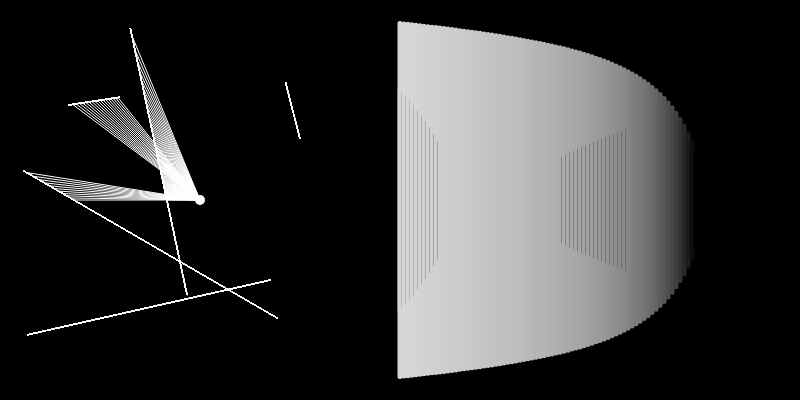
Frame 1 (no input)
Frame 60 (no input): identical to frame 1, image omitted
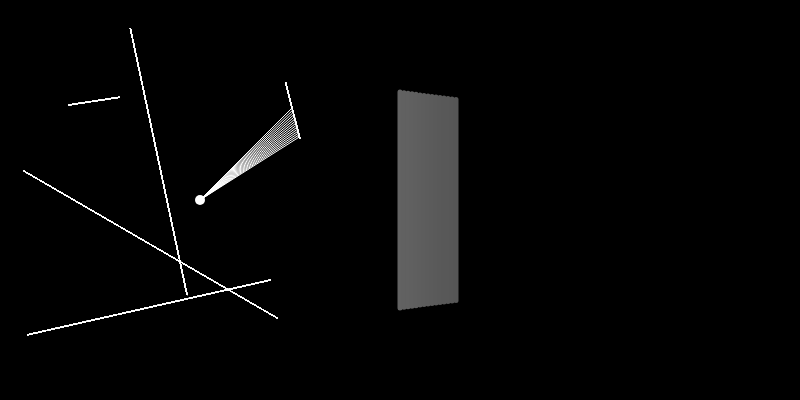
Frame 120 (the mouse pressed at the canvas centre since frame 60)

The p5.js sketch that drew these frames (run headless with seeded random() and noise() and a simulated clock; from frame 60 on, the mouse is pressed at the canvas centre):

// p5.js sketch
// ── sketch.js
let rays = [];
let renderLines = [];

let numOfRays = 100;
let maxRenderDist = 1000;
let distToDisplay = 200;
let fadeDist = 150;
let fov;

let player;
let walls = [];

function setup() {
  createCanvas(800, 400);
  frameRate(30);

  fov = PI/2;
  //Create the rays and render lines
  for (let i = 0; i < numOfRays; i++){
    rays.push( new Ray(100,100, maxRenderDist, (i*(fov))/numOfRays));
    renderLines.push(new LineSegment(i*width/(2*numOfRays) + width/2,0,i*width/(2*numOfRays) + width/2,height));
  }
  //Create the walls
  for (let i = 0; i < 5; i++){
    walls.push(new LineSegment(random(width/2),random(height),random(width/2),random(height),random(255)));
  }
  player = new Player(200,200,-5,20);
}

function draw() {
  background(0);
  player.update();
  render();
}

function render(){
  for (let i = 0; i < numOfRays; i++){
    let curRay = rays[i];
    curRay.dir = curRay.startDir + player.lookDir() - fov/2;
    curRay.length = maxRenderDist;
    curRay.updatePos(player.pos);

    for (let wall of walls){
      stroke(255);
      wall.show(1);

      let collidePoint = curRay.collide(wall);
      if(collidePoint != null){
        //Fix this, SQRT isnt perticularly efficient
        let length = sqrt(pow(player.pos.x - collidePoint.x, 2) + pow(player.pos.y - collidePoint.y, 2));
        if(length < curRay.length){
          line(player.pos.x, player.pos.y, collidePoint.x, collidePoint.y);
          curRay.length = length;
          //Maps ray length to camera plane
          length = length * sin((PI/2)-curRay.startDir + (fov/2));
          //Render the length as a line
          renderLines[i].y1 = map (length, 0, distToDisplay, 0, height/2);
          renderLines[i].y2 = map (length, 0, distToDisplay, height, height/2);
          //Fade effect
          stroke(map(length, 0, fadeDist, 255, 0));

          renderLines[i].show(5);
        }
      }
    }
  }
}

//Not a fan of this but not sure how else to do it :(
function keyPressed(){
  player.keyEvent(keyCode, true);
}
function keyReleased(){
  player.keyEvent(keyCode, false);
}

// ── LineSegment.js
//This entire class is just for making math easier.
class LineSegment
{
  constructor (x1,y1,x2,y2){
    this.x1 = x1;
    this.y1 = y1;
    this.x2 = x2;
    this.y2 = y2;
  }

  show (w){
    strokeWeight(w);
    line(this.x1, this.y1, this.x2, this.y2);
  }
}

// ── Player.js
class Player
{
 constructor (x,y,speed){
   this.pos = createVector(x,y);
   this.speed = speed;
   this.moveDir = createVector(0,0);
 }
  update(){
    this.movement();
    this.show();
  }
  show(){
    strokeWeight(10);
    stroke(255);
    point (this.pos.x, this.pos.y);
  }
  movement(){
    this.pos.x += this.moveDir.x * this.speed;
    this.pos.y += this.moveDir.y * this.speed;
  }
  keyEvent(k, pr){
    switch(k){
      case UP_ARROW:
        pr ? this.moveDir.y += 1 : this.moveDir.y -= 1;
        break;
      case DOWN_ARROW:
        pr ? this.moveDir.y -= 1 : this.moveDir.y += 1;
        break;
      case LEFT_ARROW:
        pr ? this.moveDir.x += 1 : this.moveDir.x -= 1;
        break;
      case RIGHT_ARROW:
        pr ? this.moveDir.x -= 1 : this.moveDir.x += 1;
        break;
    }
  }
  lookDir(){
   return atan2(mouseY-this.pos.y, mouseX-this.pos.x);
  }
}

// ── Ray.js
class Ray {
  constructor(x, y, rendDist, dir) {
    this.pos = createVector(x, y);
    this.dir = dir;
    this.startDir = dir;
    this.rendDist = rendDist;
    this.length = rendDist;
    this.l = new LineSegment(x,y,x + (cos(dir) * rendDist), y + (sin(dir * rendDist)));
  }
  show() {
    this.l.show();
  }
  updatePos(p){
    this.l.x1 = p.x;
    this.l.y1 = p.y;
    this.l.x2 = this.l.x1 + (cos(this.dir) * this.rendDist);
    this.l.y2 = this.l.y1 + (sin(this.dir) * this.rendDist);
  }

  collide(l) {
    //This mess is line collision,
    //https://en.wikipedia.org/wiki/Line%E2%80%93line_intersection
    let t = (l.x1-this.l.x1)*(this.l.y1-this.l.y2)-(l.y1-this.l.y1)*(this.l.x1-this.l.x2);
    let u = (l.x1-l.x2)*(l.y1-this.l.y1)-(l.y1 - l.y2)*(l.x1 - this.l.x1);
    let den = (l.x1-l.x2)*(this.l.y1-this.l.y2)-(l.y1-l.y2)*(this.l.x1-this.l.x2);

    if (t / den >= 0 && t / den <= 1 && -u / den >= 0 && -u / den <= 1) {
      return createVector(l.x1 + (t / den) * (l.x2 - l.x1),
        l.y1 + (t / den) * (l.y2 - l.y1));
    } else {
      //If both t and u are not between 0 and 1 a point does not exist.
      return null;
    }
    //    (x1-x3)(y3-y4) - (y1-y3)(x3-x4)
    //t = -------------------------------
    //    (x1-x2)(y3-y4) - (y1-y2)(x3-x4)
    //
    //x1,y1,x2,y2 is the intersecting line
    //x3,y3,x4,y4 is the ray
    //
    //pX = x1 + t(x2-x1)
    //py = y1 + t(y2-y1)
  }
}
